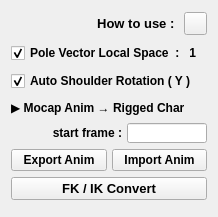
<?xml version="1.0" encoding="UTF-8"?>
<ui version="4.0">
 <class>AnimBridge</class>
 <widget class="QWidget" name="AnimBridge">
  <property name="geometry">
   <rect>
    <x>0</x>
    <y>0</y>
    <width>218</width>
    <height>217</height>
   </rect>
  </property>
  <property name="sizePolicy">
   <sizepolicy hsizetype="Fixed" vsizetype="Fixed">
    <horstretch>0</horstretch>
    <verstretch>0</verstretch>
   </sizepolicy>
  </property>
  <property name="minimumSize">
   <size>
    <width>218</width>
    <height>160</height>
   </size>
  </property>
  <property name="maximumSize">
   <size>
    <width>218</width>
    <height>217</height>
   </size>
  </property>
  <property name="windowTitle">
   <string>AnimBridge</string>
  </property>
  <layout class="QVBoxLayout" name="verticalLayout">
   <property name="spacing">
    <number>5</number>
   </property>
   <item>
    <layout class="QHBoxLayout" name="horizontalLayout_6">
     <property name="spacing">
      <number>6</number>
     </property>
     <property name="rightMargin">
      <number>0</number>
     </property>
     <item>
      <widget class="QLabel" name="label_2">
       <property name="minimumSize">
        <size>
         <width>0</width>
         <height>23</height>
        </size>
       </property>
       <property name="maximumSize">
        <size>
         <width>16777215</width>
         <height>23</height>
        </size>
       </property>
       <property name="font">
        <font>
         <pointsize>10</pointsize>
         <weight>75</weight>
         <bold>true</bold>
        </font>
       </property>
       <property name="text">
        <string>How to use : </string>
       </property>
       <property name="alignment">
        <set>Qt::AlignRight|Qt::AlignTrailing|Qt::AlignVCenter</set>
       </property>
      </widget>
     </item>
     <item>
      <widget class="QPushButton" name="tutBtn">
       <property name="minimumSize">
        <size>
         <width>23</width>
         <height>23</height>
        </size>
       </property>
       <property name="maximumSize">
        <size>
         <width>23</width>
         <height>23</height>
        </size>
       </property>
       <property name="text">
        <string/>
       </property>
      </widget>
     </item>
    </layout>
   </item>
   <item>
    <widget class="QCheckBox" name="pvls">
     <property name="minimumSize">
      <size>
       <width>0</width>
       <height>24</height>
      </size>
     </property>
     <property name="maximumSize">
      <size>
       <width>16777215</width>
       <height>24</height>
      </size>
     </property>
     <property name="font">
      <font>
       <pointsize>9</pointsize>
       <weight>75</weight>
       <bold>true</bold>
      </font>
     </property>
     <property name="text">
      <string>Pole Vector Local Space  :   1</string>
     </property>
     <property name="checked">
      <bool>true</bool>
     </property>
    </widget>
   </item>
   <item>
    <widget class="QCheckBox" name="asr_check">
     <property name="font">
      <font>
       <pointsize>9</pointsize>
       <weight>75</weight>
       <bold>true</bold>
      </font>
     </property>
     <property name="text">
      <string>Auto Shoulder Rotation ( Y )</string>
     </property>
     <property name="checked">
      <bool>true</bool>
     </property>
    </widget>
   </item>
   <item>
    <widget class="QLabel" name="impLabel">
     <property name="maximumSize">
      <size>
       <width>200</width>
       <height>20</height>
      </size>
     </property>
     <property name="font">
      <font>
       <pointsize>9</pointsize>
       <weight>75</weight>
       <bold>true</bold>
      </font>
     </property>
     <property name="frameShape">
      <enum>QFrame::NoFrame</enum>
     </property>
     <property name="text">
      <string>▶ Mocap Anim → Rigged Char</string>
     </property>
    </widget>
   </item>
   <item>
    <layout class="QHBoxLayout" name="horizontalLayout_7">
     <item>
      <widget class="QLabel" name="startFrameLabel">
       <property name="font">
        <font>
         <weight>75</weight>
         <bold>true</bold>
        </font>
       </property>
       <property name="text">
        <string>start frame :</string>
       </property>
       <property name="alignment">
        <set>Qt::AlignRight|Qt::AlignTrailing|Qt::AlignVCenter</set>
       </property>
      </widget>
     </item>
     <item>
      <widget class="QLineEdit" name="inputSF">
       <property name="maximumSize">
        <size>
         <width>80</width>
         <height>20</height>
        </size>
       </property>
      </widget>
     </item>
    </layout>
   </item>
   <item>
    <layout class="QHBoxLayout" name="horizontalLayout">
     <item>
      <widget class="QPushButton" name="mocapBtn">
       <property name="font">
        <font>
         <pointsize>9</pointsize>
         <weight>75</weight>
         <bold>true</bold>
        </font>
       </property>
       <property name="text">
        <string>Export Anim</string>
       </property>
      </widget>
     </item>
     <item>
      <widget class="QPushButton" name="asMcBtn">
       <property name="font">
        <font>
         <pointsize>9</pointsize>
         <weight>75</weight>
         <bold>true</bold>
        </font>
       </property>
       <property name="text">
        <string>Import Anim</string>
       </property>
      </widget>
     </item>
    </layout>
   </item>
   <item>
    <widget class="QPushButton" name="itfBtn">
     <property name="font">
      <font>
       <pointsize>10</pointsize>
       <weight>75</weight>
       <bold>true</bold>
      </font>
     </property>
     <property name="text">
      <string>FK / IK Convert</string>
     </property>
    </widget>
   </item>
  </layout>
 </widget>
 <resources/>
 <connections/>
</ui>
